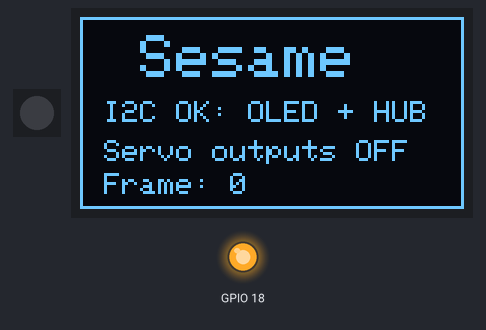
Simulated run of this sketch. Board: ESP32. Shown: 1 RGB LEDs in strip order, left to right, 128×64 one-colour display, output pins drawn as LEDs (lit = HIGH). Wiring (inferred from the names in the program): PCA9685 PWM driver at I2C address 0x40. What the sketch prints to the serial monitor is not drawn.

Above: at 2.1 s.
At 6.2 s:
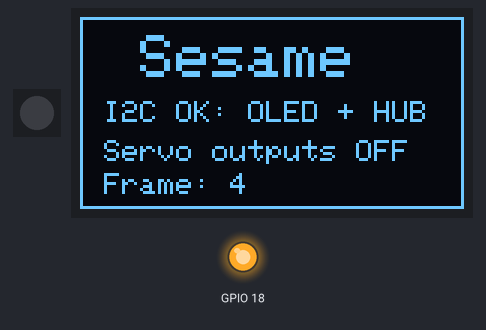
At 9.3 s:
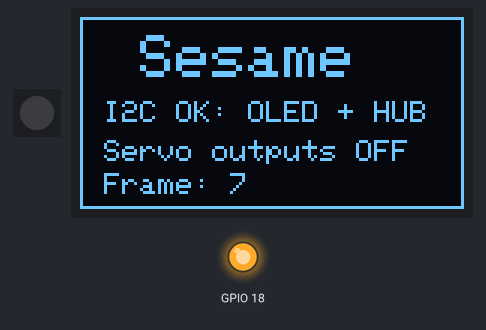
At 19.6 s:
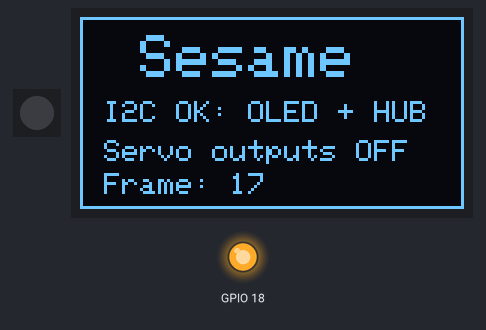
At 28.8 s:
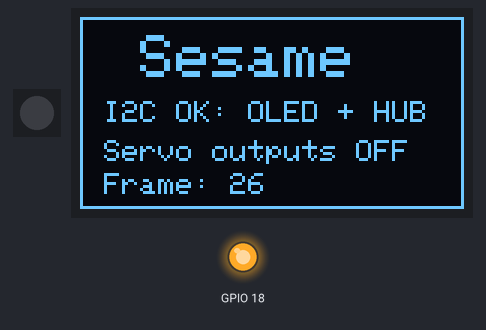
At 38.0 s:
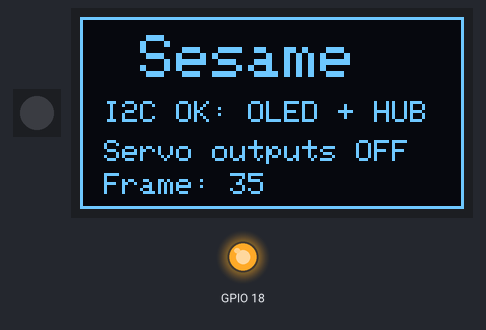

Measured:
- what the display in image 0 shows lasts 1.0 s, from 2.1 s to 3.1 s

The sketch:

oled-check.ino
```cpp
#include <Wire.h>
#include <Adafruit_GFX.h>
#include <Adafruit_SSD1306.h>

Adafruit_SSD1306 display(128, 64, &Wire, -1, 100000, 100000);
bool displayReady = false;
unsigned long frame = 0;

bool responds(uint8_t address) {
  Wire.beginTransmission(address);
  return Wire.endTransmission() == 0;
}

void setup() {
  digitalWrite(18, HIGH);
  pinMode(18, OUTPUT);
  Serial.begin(115200);
  delay(2000);
  Wire.begin(2, 3);
  Wire.setClock(100000);
  Wire.setTimeOut(50);
  // Full-off on every PCA9685 output; do not rely on OE being wired.
  if (responds(0x40)) {
    Wire.beginTransmission(0x40);
    Wire.write(0xFD); // ALL_LED_OFF_H
    Wire.write(0x10); // ALL_LED_OFF bit
    Serial.printf("PCA9685 full-off write status: %u\n", Wire.endTransmission());
  }
  if (responds(0x3C)) {
    displayReady = display.begin(SSD1306_SWITCHCAPVCC, 0x3C, false, false);
  }
  Serial.printf("OLED initialization: %s\n", displayReady ? "ready" : "failed");
}

void loop() {
  bool oled = responds(0x3C);
  bool hub = responds(0x40);
  Serial.printf("OLED=%s PCA9685=%s frame=%lu; servo outputs disabled\n",
                oled ? "ACK" : "missing", hub ? "ACK" : "missing", frame);
  if (displayReady && oled) {
    display.clearDisplay();
    display.setTextColor(SSD1306_WHITE);
    display.drawRect(0, 0, 128, 64, SSD1306_WHITE);
    display.setTextSize(2);
    display.setCursor(20, 6);
    display.print("Sesame");
    display.setTextSize(1);
    display.setCursor(8, 28);
    display.print(hub ? "I2C OK: OLED + HUB" : "OLED OK; HUB missing");
    display.setCursor(8, 41);
    display.print("Servo outputs OFF");
    display.setCursor(8, 52);
    display.print("Frame: ");
    display.print(frame);
    display.display();
  }
  ++frame;
  delay(1000);
}
```
